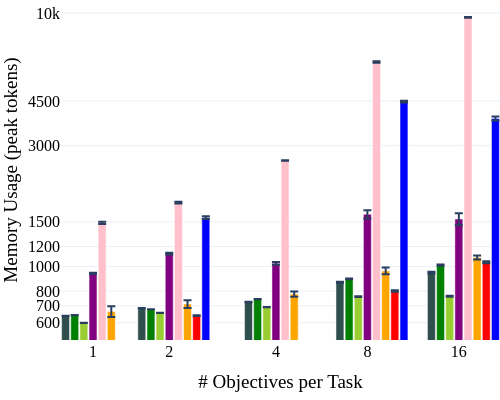

Notebook source saved alongside this figure:
### Code cell
# First plot - Bar chart for tokens
OBJS_TO_X = {1: 1, 2: 2.25, 4: 4, 8: 5.5, 16: 7}
fig = go.Figure()
bar_width = 0.13
bar_padding = 0.02
xoffsets = (np.arange(8) - 3) * (bar_width + bar_padding)

x_index = 0

# ABBEL Zero-Shot Tokens 
fig.add_trace(go.Bar(
    x=[OBJS_TO_X[o] +xoffsets[x_index] for o in ALL_NUM_OBJS],
    y=[np.mean(t) for t in ztokens],
    error_y=dict(type='data', array=[np.std(t)/np.sqrt(len(t)) for t in ztokens]),
    name='ABBEL Zero-Shot',
    marker_color='darkslategray',
    width=bar_width
))

x_index += 1

# ABBEL Tokens 
fig.add_trace(go.Bar(
    x=[OBJS_TO_X[o] +xoffsets[x_index] for o in ALL_NUM_OBJS],
    y=[np.mean(t) for t in tokens01],
    error_y=dict(type='data', array=[np.std(t)/np.sqrt(len(t)) for t in tokens01]),
    name='ABBEL',
    marker_color='green',
    width=bar_width
))

x_index += 1

# ABBEL (Length Penalty) Tokens
fig.add_trace(go.Bar(
    x=[OBJS_TO_X[o] + xoffsets[x_index] for o in ALL_NUM_OBJS],
    y=[np.mean(t) for t in tokenspen01],
    error_y=dict(type='data', array=[np.std(t)/np.sqrt(len(t)) for t in tokenspen01]),
    name='ABBEL (Length Penalty)',
    marker_color='yellowgreen',
    width=bar_width
))

x_index += 1

# vanilla zero shot Tokens
fig.add_trace(go.Bar(
    x=[OBJS_TO_X[o] + xoffsets[x_index] for o in ALL_NUM_OBJS],
    y=[np.mean(t) for t in zvtokens],
    error_y=dict(type='data', array=[np.std(t)/np.sqrt(len(t)) for t in zvtokens]),
    name='Vanilla Zero-Shot',
    marker_color='purple',
    width=bar_width
))

x_index += 1

# # Vanilla Tokens
fig.add_trace(go.Bar(
    x=[OBJS_TO_X[o] + xoffsets[x_index] for o in ALL_NUM_OBJS],
    y=[np.mean(t) for t in v2tokens],
    error_y=dict(type='data', array=[np.std(t)/np.sqrt(len(t)) for t in v2tokens]),
    name='Vanilla',
    marker_color='pink',
    width=bar_width
))

x_index += 1

seeds_obj_result = []
for seed in mtokens_seeds:
    seeds_obj_result.append([np.mean(obj) for obj in seed])
seeds_obj_result = np.vstack(seeds_obj_result)
# MEM1 (Instruct) Tokens
fig.add_trace(go.Bar(
    x=[OBJS_TO_X[o] + xoffsets[x_index] for o in ALL_NUM_OBJS],
    y=np.mean(seeds_obj_result,axis=0),
    error_y=dict(type='data', array=np.std(seeds_obj_result,axis=0)/np.sqrt(len(seeds_obj_result))),
    name='MEM1 (Instruct)',
    marker_color='orange',
    width=bar_width
))

x_index += 1

# MEM1 (Reported) Tokens
fig.add_trace(go.Bar(
    x=[OBJS_TO_X[o] + xoffsets[x_index] for o in REPORTED_OBJS],
    y=[640,801,1040],
    error_y=dict(type='data', array=[2,6,9]),
    name='MEM1',
    marker_color='red',
    width=bar_width
))

x_index += 1
# qwen 14b (Reported) Tokens
fig.add_trace(go.Bar(
    x=[OBJS_TO_X[o] + xoffsets[x_index] for o in REPORTED_OBJS],
    y=[1560,4470,3840],
    error_y=dict(type='data', array=[19,37,71]),
    name='Qwen2.5-14B-Instruct',
    marker_color='blue',
    width=bar_width
))

fig.update_layout(
    xaxis_title='# Objectives per Task',
    yaxis_title='Memory Usage (peak tokens)',
    template='plotly_white',
    font=dict(family='Times New Roman', size=16, color='black'),
    width=500,
    height=400,
    showlegend=False,
    xaxis=dict(tickvals=[OBJS_TO_X[o] for o in ALL_NUM_OBJS], ticktext=ALL_NUM_OBJS),
    yaxis=dict(type='log', tickvals=[500,600,700,800,1000,1200,1500,3000,4500,10000]),
    margin=dict(l=0, r=0, t=0, b=60)
)

fig.show()
#fig.write_image("notebooks/figures/QA_peak_tokens_fullevalv2.pdf", width=500, height=400)

### Figure 1 — Plotly figure (JSON) as saved in the notebook; plotly's stock layout.template omitted (floating-point values rounded to 4 significant figures)
{"data": [{"error_y": {"array": [0.9261, 0.9057, 1.8, 3.706, 8.084], "type": "data"}, "marker": {"color": "darkslategray"}, "name": "ABBEL Zero-Shot", "type": "bar", "width": 0.13, "x": [0.55, 1.8, 3.55, 5.05, 6.55], "y": [638.7, 685.2, 724.0, 866.7, 946.0]}, {"error_y": {"array": [0.6623, 0.7186, 1.016, 2.612, 5.874], "type": "data"}, "marker": {"color": "green"}, "name": "ABBEL", "type": "bar", "width": 0.13, "x": [0.7, 1.95, 3.7, 5.2, 6.7], "y": [642.9, 678.5, 743.8, 894.5, 1012.0]}, {"error_y": {"array": [0.798, 0.6851, 0.9873, 2.286, 4.088], "type": "data"}, "marker": {"color": "yellowgreen"}, "name": "ABBEL (Length Penalty)", "type": "bar", "width": 0.13, "x": [0.85, 2.1, 3.85, 5.35, 6.85], "y": [599.6, 655.9, 691.5, 760.7, 763.5]}, {"error_y": {"array": [4.88, 9.011, 13.0, 59.33, 84.23], "type": "data"}, "marker": {"color": "purple"}, "name": "Vanilla Zero-Shot", "type": "bar", "width": 0.13, "x": [1, 2.25, 4, 5.5, 7], "y": [940.4, 1125.0, 1030.0, 1606.0, 1540.0]}, {"error_y": {"array": [14.84, 15.24, 7.648, 44.49, 36.79], "type": "data"}, "marker": {"color": "pink"}, "name": "Vanilla", "type": "bar", "width": 0.13, "x": [1.15, 2.4, 4.15, 5.65, 7.15], "y": [1486.0, 1787.0, 2619.0, 6407.0, 9608.0]}, {"error_y": {"array": [32.44, 24.9, 17.88, 29.36, 19.9], "type": "data"}, "marker": {"color": "orange"}, "name": "MEM1 (Instruct)", "type": "bar", "width": 0.13, "x": [1.3, 2.55, 4.3, 5.8, 7.3], "y": [664.1, 711.6, 778.7, 961.1, 1086.0]}, {"error_y": {"array": [2, 6, 9], "type": "data"}, "marker": {"color": "red"}, "name": "MEM1", "type": "bar", "width": 0.13, "x": [2.7, 5.95, 7.45], "y": [640, 801, 1040]}, {"error_y": {"array": [19, 37, 71], "type": "data"}, "marker": {"color": "blue"}, "name": "Qwen2.5-14B-Instruct", "type": "bar", "width": 0.13, "x": [2.85, 6.1, 7.6], "y": [1560, 4470, 3840]}], "layout": {"font": {"color": "black", "family": "Times New Roman", "size": 16}, "height": 400, "margin": {"b": 60, "l": 0, "r": 0, "t": 0}, "showlegend": false, "width": 500, "xaxis": {"ticktext": [1, 2, 4, 8, 16], "tickvals": [1, 2.25, 4, 5.5, 7], "title": {"text": "# Objectives per Task"}}, "yaxis": {"tickvals": [500, 600, 700, 800, 1000, 1200, 1500, 3000, 4500, 10000], "title": {"text": "Memory Usage (peak tokens)"}, "type": "log"}}}
